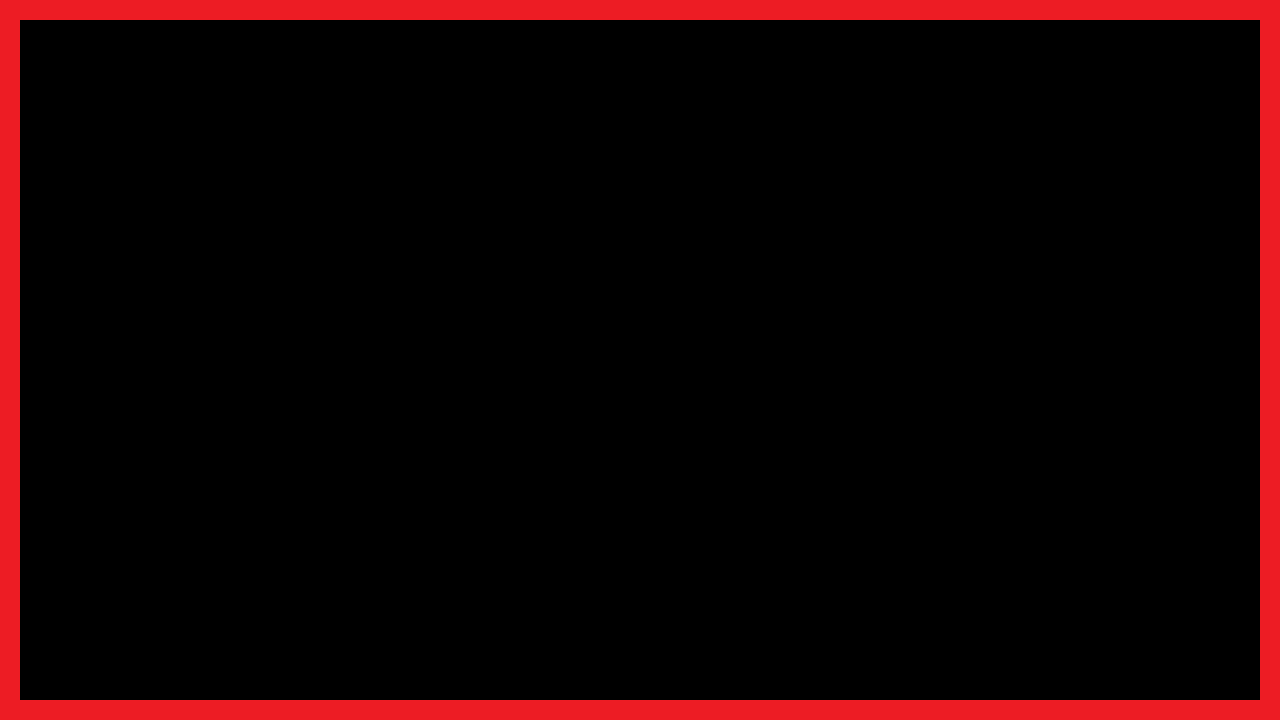

This game map was drawn from its Tiled (.tmx) file and the tilesets committed beside it. A one-line description and the trimmed map source follow:
An orthogonal 64x36 tile map with 20x20 px tiles, 2 tile layers (layer1, border).

<map version="1.10" tiledversion="1.10.1" orientation="orthogonal" renderorder="right-down" width="64" height="36" tilewidth="20" tileheight="20" infinite="0" nextlayerid="5" nextobjectid="1">
 <tileset firstgid="1" source="tiles.tsx" />
 <layer id="1" name="layer1" width="64" height="36" locked="1">
  <data>[2304 cells, 196 non-empty, 1 distinct tile ids]</data>
 </layer>
 <layer id="2" name="border" width="64" height="36">
  <properties>
   <property name="border" type="bool" value="true" />
  </properties>
  <data>[2304 cells, 196 non-empty, 1 distinct tile ids]</data>
 </layer>
</map>
